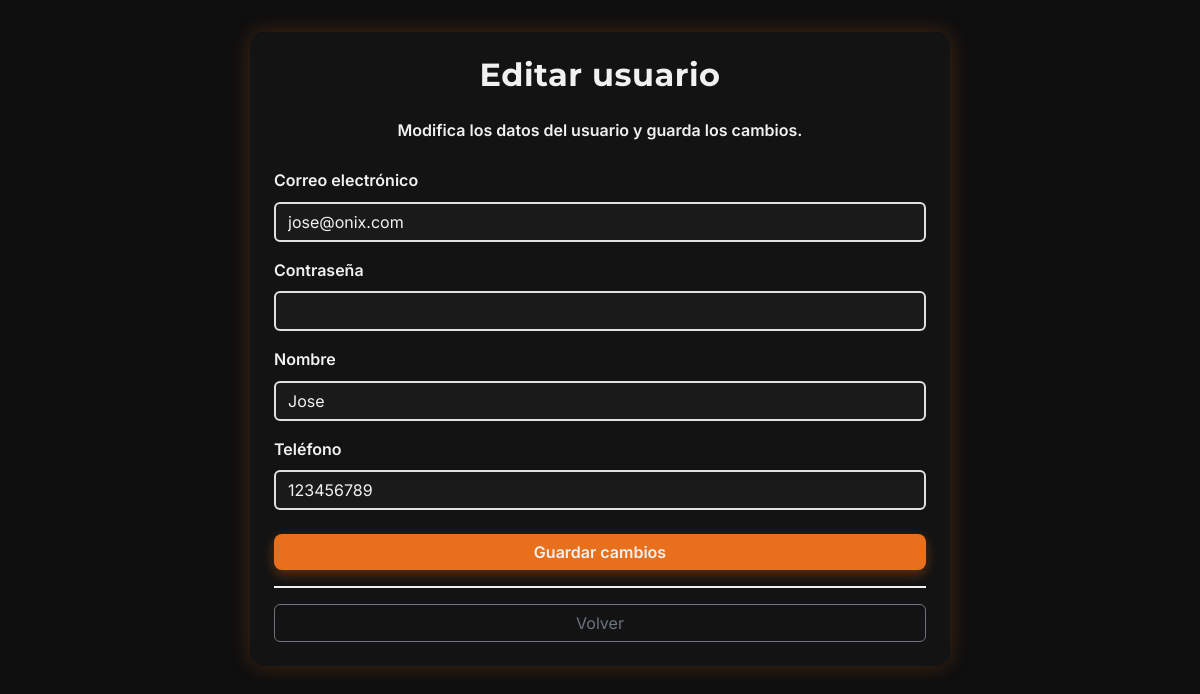
/users/user_edit.php?only_mine=1&id=11 (signed in), run on the app's committed database.
### tables this page shows
CREATE TABLE `usuarios` (
  `id` int(11) NOT NULL,
  `nombre` varchar(50) NOT NULL,
  `email` varchar(50) NOT NULL,
  `contrasenya` varchar(255) NOT NULL,
  `telefono` varchar(20) NOT NULL,
  `rol` enum('usuario','administrador') NOT NULL DEFAULT 'usuario',
  `estado` enum('activo','inactivo') NOT NULL DEFAULT 'activo'
);

### src/users/user_edit.php (the view, shortened to what this page needs)
<?php
    $db = Database::getConnection();
    $errorMessages = [];
    $currentRole = $_SESSION["role"] ?? "user";
    if ($currentRole === "admin") {
        if (isset($_POST["edit_submit"]) || isset($_POST["change_role"])) {
            $id = (int) ($_POST["id"] ?? 0);
        } else {
            $id = (int) ($_GET["id"] ?? 0);
        }
    } else {
        $id = $_SESSION["id"];
    }
    $query = $db->prepare("SELECT id, nombre AS name, email, telefono AS phone, rol AS role, estado AS status FROM usuarios WHERE id = :id");
    $query->execute([":id" => $id]);
    if ($user = $query->fetch(PDO::FETCH_ASSOC)) {
        $fetchedName = $user["name"];
        $fetchedEmail = $user["email"];
        $fetchedPhone = $user["phone"];
    } else {
        $errorMessages[] = "No se ha encontrado el usuario.";
    }
?>
<!DOCTYPE html>
<html lang="es">
<head>
    <link href="https://cdn.jsdelivr.net/npm/bootstrap@5.3.0/dist/css/bootstrap.min.css" rel="stylesheet">
    <link rel="stylesheet" href="https://cdn.jsdelivr.net/npm/bootstrap-icons@1.10.5/font/bootstrap-icons.css">
    <link rel="stylesheet" href="/assets/css/styles.css">
</head>
<body>
    <div class="d-flex justify-content-center align-items-start onix-bg">
        <div class="p-4 onix-card" style="max-width: 700px;">
            <h2 class="text-center mb-4 fw-bold">Editar usuario</h2>
            <form name="edit_form" id="edit_form" method="post" action="/users/user_edit.php">
                <p class="mb-4 text-center fw-semibold">Modifica los datos del usuario y guarda los cambios.</p>
                <div class="mb-3">
                    <label for="email" class="form-label fw-semibold">Correo electrónico</label>
                    <input type="text" name="email" id="email" class="form-control onix-input" maxlength="50" value="<?= htmlspecialchars($fetchedEmail ?? '') ?>">
                </div>
                <div class="mb-3">
                    <label for="password" class="form-label fw-semibold">Contraseña</label>
                    <input type="password" name="password" id="password" class="form-control onix-input" maxlength="30">
                </div>
                <div class="mb-3">
                    <label for="name" class="form-label fw-semibold">Nombre</label>
                    <input type="text" name="name" id="name" class="form-control onix-input" maxlength="30" value="<?= htmlspecialchars($fetchedName ?? '') ?>">
                </div>
                <div class="mb-4">
                    <label for="phone" class="form-label fw-semibold">Teléfono</label>
                    <input type="text" name="phone" id="phone" class="form-control onix-input" maxlength="9" value="<?= htmlspecialchars($fetchedPhone ?? '') ?>">
                </div>
                <div class="d-grid gap-3 mt-4">
                    <button type="submit" name="edit_submit" class="btn btn-onix fw-semibold">Guardar cambios</button>
                    <hr class="onix-divider">
                    <?php
                        if ($currentRole === "user") {
                            $returnUrl = "/users/profile.php";
                        } elseif (isset($_GET["only_mine"]) && $_GET["only_mine"] == 1) {
                            $returnUrl = "/users/profile.php";
                        } else {
                            $returnUrl = "/users/user_list.php";
                        }
                    ?>
                    <a href="<?= $returnUrl ?>" class="btn btn-outline-secondary">Volver</a>
                </div>
            </form>
        </div>
    </div>
</body>
</html>

### src/assets/css/styles.css (style rules this page uses)
* { margin: 0; padding: 0; font-family: 'Inter', sans-serif; box-sizing: border-box; }
h1, h2, h3, h4 { font-family: 'Montserrat', sans-serif; letter-spacing: 0.5px; }
body { background-color: #0F0F0F; color: #F1F1F1; line-height: 1.6; }
a { color: #F1F1F1; text-decoration: none; }
.onix-bg { min-height: 100vh; padding: 2rem; }
.onix-card { background: rgba(20, 20, 20, 0.85); border-radius: 15px; width: 100%; max-width: 420px; box-shadow: 0 0 20px rgba(232, 111, 28, 0.25); backdrop-filter: blur(8px); }
.onix-input { background-color: #1A1A1A; border: 2px solid #E1E1E1; color: #F1F1F1; transition: all 0.3s ease; }
.btn-onix { background-color: #E86F1C; color: #F1F1F1; border: none; border-radius: 8px; box-shadow: 0 4px 12px rgba(232, 111, 28, 0.35); transition: all 0.2s ease-in-out; }
.onix-divider { border: none; border-top: 2px solid #F1F1F1; opacity: 1; margin: 0; }

### data on the page
usuarios: email "jose@onix.com", name "Jose", phone "123456789"
